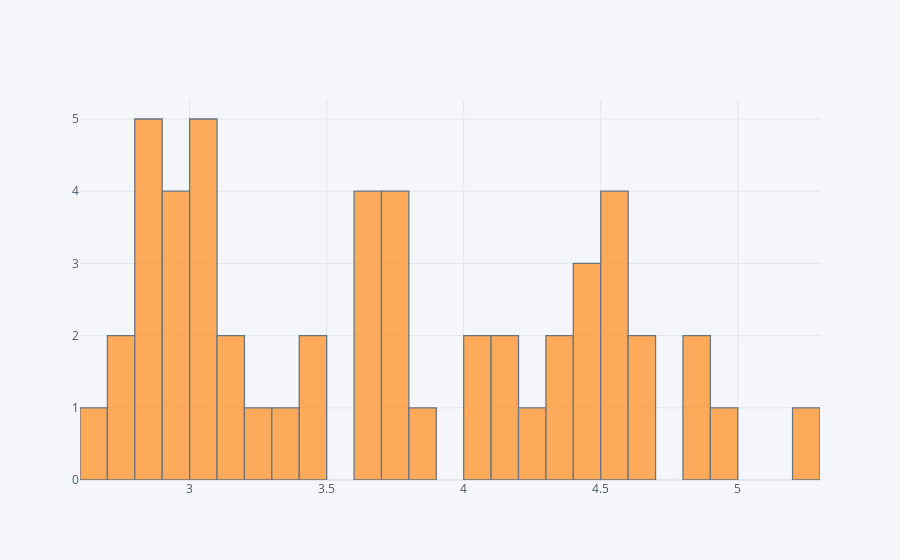

Write notebook code for a chart like this one.
### Markdown cell above
**An interactive graph showing the range amounts of the interest rates since 2018**

### Code cell
try:
    trainS['Rate'].iplot(kind='hist', bins=50)
    
except Exception as e:
    logger.critical(e)

### Figure 1 — Plotly figure (JSON) as saved in the notebook; plotly's stock layout.template omitted (floating-point values rounded to 4 significant figures)
{"data": [{"histfunc": "count", "histnorm": "", "marker": {"color": "rgba(255, 153, 51, 1.0)", "line": {"color": "#4D5663", "width": 1.3}}, "name": "Rate", "nbinsx": 50, "opacity": 0.8, "orientation": "v", "type": "histogram", "x": [4.03, 4.33, 4.44, 4.47, 4.59, 4.57, 4.53, 4.55, 4.63, 4.83, 4.87, 4.64, 4.46, 4.37, 4.27, 4.14, 4.07, 3.8, 3.77, 3.62, 3.61, 3.69, 3.7, 3.72, 3.62, 3.47, 3.45, 3.31, 3.23, 3.16, 3.02, 2.94, 2.89, 2.83, 2.77, 2.68, 2.74, 2.81, 3.08, 3.06, 2.96, 2.98, 2.87, 2.84, 2.9, 3.07, 3.07, 3.1, 3.76, 4.17, 4.98, 5.23]}], "layout": {"autosize": true, "barmode": "overlay", "legend": {"bgcolor": "#F5F6F9", "font": {"color": "#4D5663"}}, "paper_bgcolor": "#F5F6F9", "plot_bgcolor": "#F5F6F9", "title": {"font": {"color": "#4D5663"}}, "xaxis": {"autorange": true, "gridcolor": "#E1E5ED", "range": [2.6, 5.3], "showgrid": true, "tickfont": {"color": "#4D5663"}, "title": {"font": {"color": "#4D5663"}, "text": ""}, "type": "linear", "zerolinecolor": "#E1E5ED"}, "yaxis": {"autorange": true, "gridcolor": "#E1E5ED", "range": [0, 5.263], "showgrid": true, "tickfont": {"color": "#4D5663"}, "title": {"font": {"color": "#4D5663"}, "text": ""}, "zerolinecolor": "#E1E5ED"}}}
